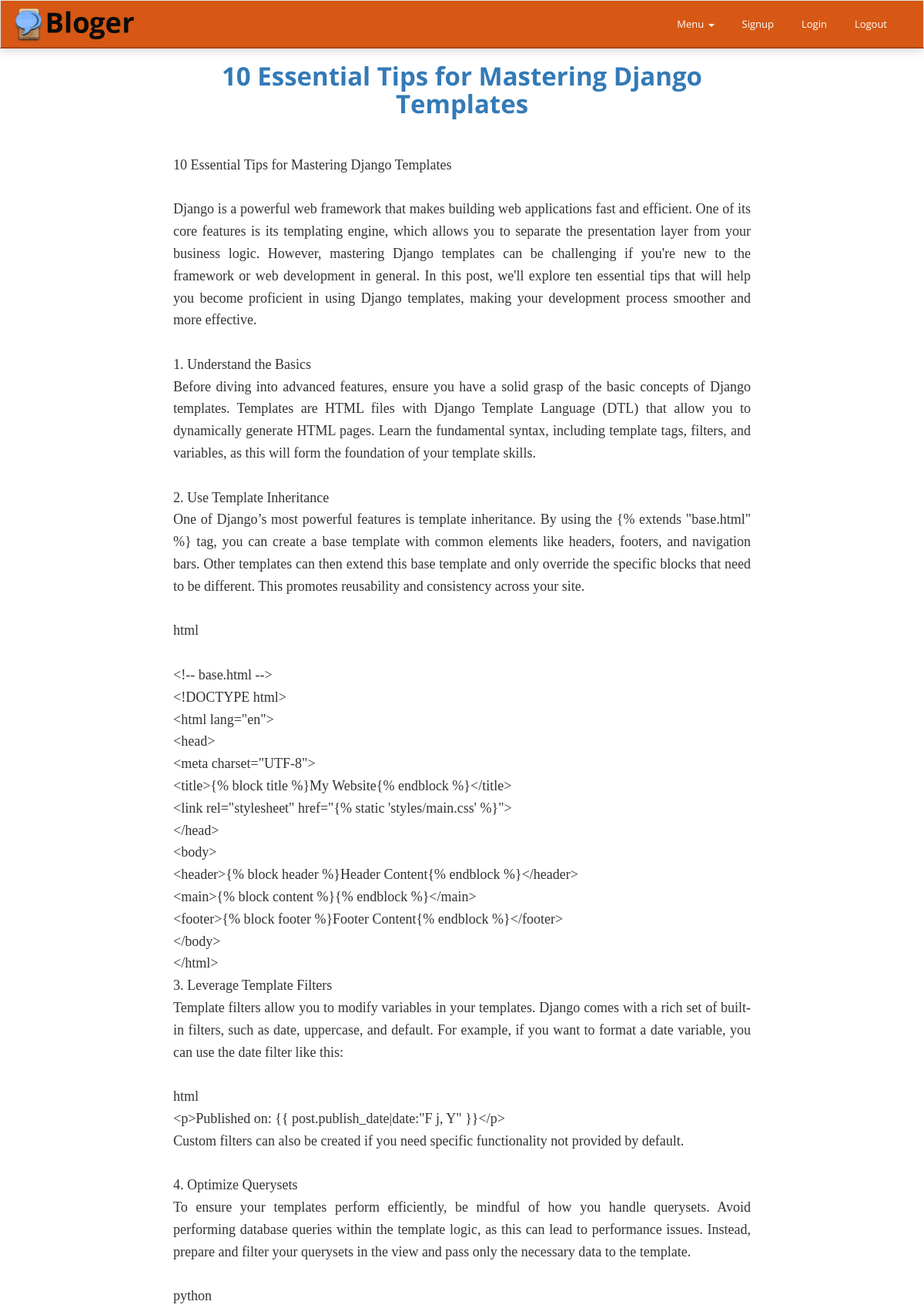
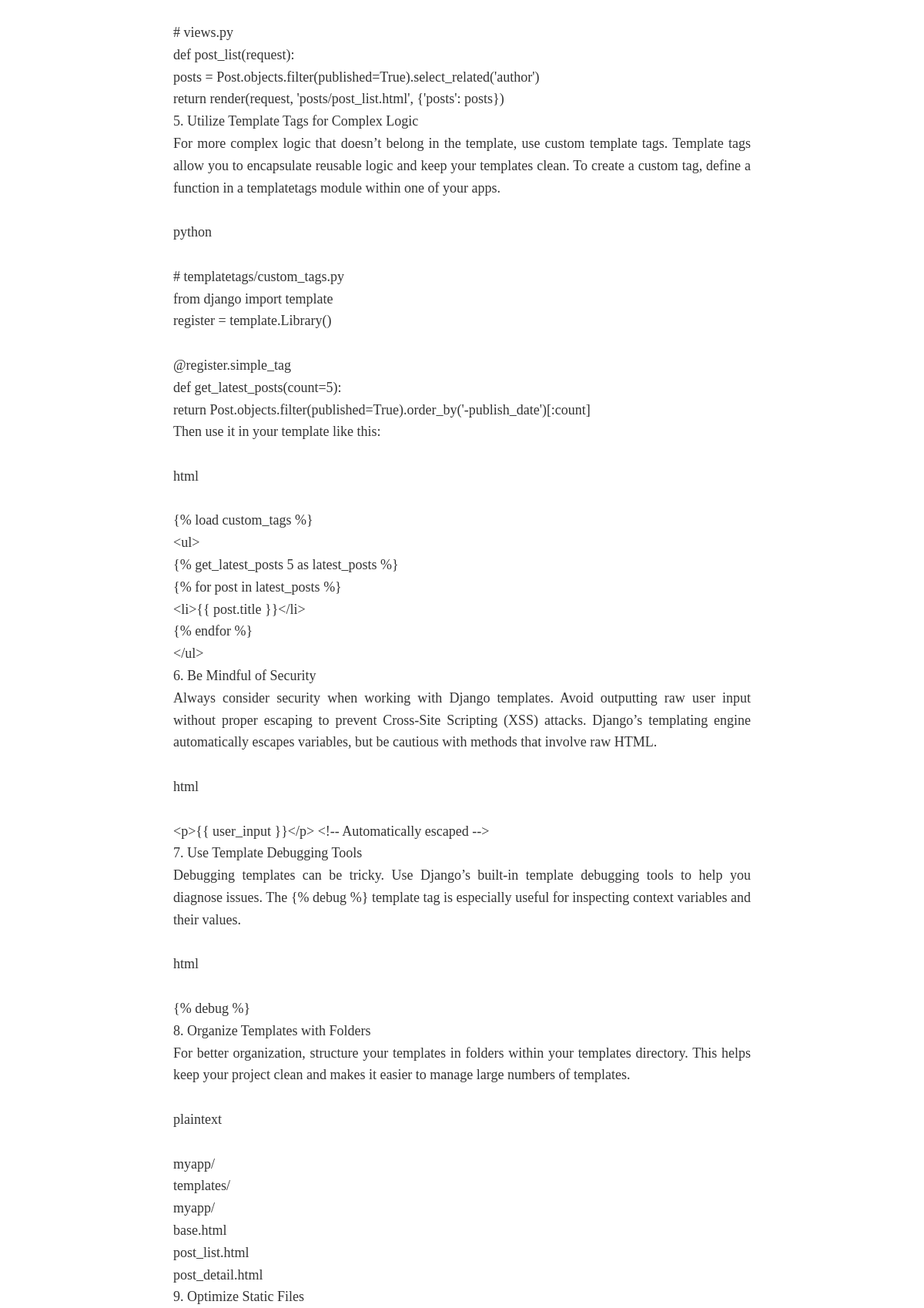
Screenshot of /posts/10-essential-tips-for-mastering-django-templates/ (upper part) with the database file from the repository (2 pictures, top to bottom).
### api/models.py (models this page shows, shortened)
class Post(models.Model):
    title = models.CharField(max_length=200, unique=True)
    slug = models.SlugField(max_length=200, unique=True, blank=True)
    content = models.TextField()
    author = models.ForeignKey(User, on_delete=models.CASCADE)
    created_at = models.DateTimeField(auto_now_add=True)
    updated_at = models.DateTimeField(auto_now=True)

### posts/views.py (the view)
# urls.py: path('posts/<slug:slug>/', views.post_details, name="post_Details"),
def post_details(request, slug):
    post_detail = Post.objects.get(slug=slug)
    return render(request, 'post_details.html', {'post': post_detail})

### posts/templates/post_details.html (shortened to what this page needs)
{% extends "master_nav_foo.html" %}
{% load static %}
{% block content %}
    <div class="container">
        <div class="row">
            <div class="col-md-8 col-md-offset-2">
                <div class="blog-post">
                    <h1 style="text-align: center; color: #337ab7; font-weight: bold;">{{ post.title }}</h1>
                    <br><br>
                    <p class="lead" style="font-family: 'Georgia', serif; font-size: 18px; line-height: 1.6; color: #333; text-align: justify;">{{ post.content|linebreaksbr }}</p>
                </div>
            </div>
        </div>
    </div>
{% endblock %}

### blog/static/css/style.css (style rules this page uses)
body { font-family: 'Open Sans', Sans Serif; font-weight: 400; color: #545454; -webkit-font-smoothing: antialiased; }
h1,h2,h3,h4,h5,h6 { font-family: 'Open Sans', Sans Serif; font-weight: 600; }
p { margin:0; padding:0; color: #787878; }

### rows the page displays
Post: title "10 Essential Tips for Mastering Django Templates", content "10 Essential Tips for Mastering Django Templates Django is a powerful web framework that makes building web applications fast and efficient. One of its core features is its templating engine, which allows you to separate the presentation layer from your business logic. However, mastering Django templates can be challenging if you're new to the framework or web development in general. In this post, we'll explore ten essential tips that will help you become proficient in using Django templates, making your development process smoother and more effective. 1. Understand the Basics Before diving into advanced features, ensure you have a solid grasp of the basic concepts of Django templates.…"
